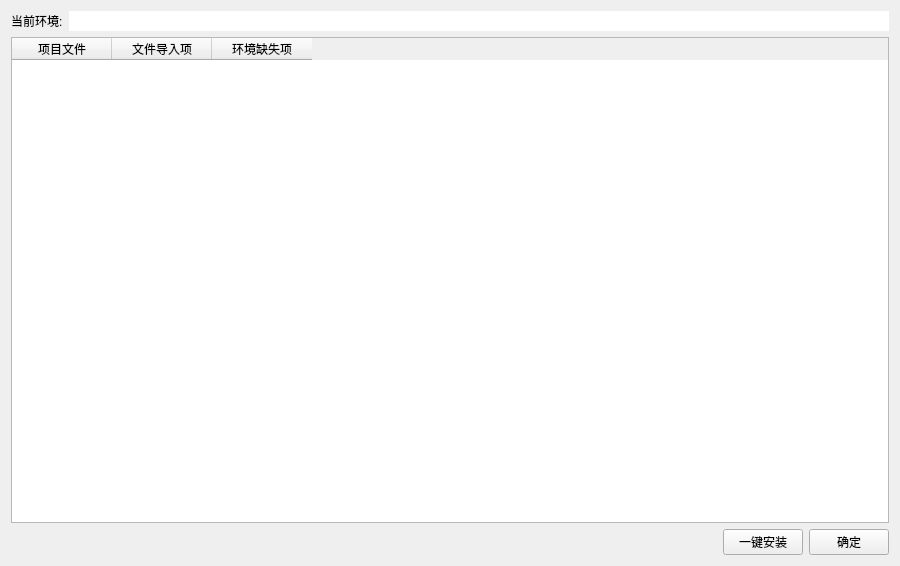
<?xml version="1.0" encoding="UTF-8"?>
<ui version="4.0">
 <class>check_imports</class>
 <widget class="QWidget" name="check_imports">
  <property name="windowModality">
   <enum>Qt::ApplicationModal</enum>
  </property>
  <property name="geometry">
   <rect>
    <x>0</x>
    <y>0</y>
    <width>900</width>
    <height>566</height>
   </rect>
  </property>
  <property name="font">
   <font>
    <family>Microsoft YaHei UI</family>
   </font>
  </property>
  <property name="windowTitle">
   <string>导入项检查</string>
  </property>
  <layout class="QHBoxLayout" name="horizontalLayout_3">
   <item>
    <layout class="QVBoxLayout" name="verticalLayout_2">
     <item>
      <layout class="QHBoxLayout" name="horizontalLayout_2" stretch="0,9">
       <item>
        <widget class="QLabel" name="label">
         <property name="text">
          <string>当前环境:</string>
         </property>
        </widget>
       </item>
       <item>
        <widget class="QLineEdit" name="le_cip_cur_env">
         <property name="frame">
          <bool>false</bool>
         </property>
         <property name="readOnly">
          <bool>true</bool>
         </property>
        </widget>
       </item>
      </layout>
     </item>
     <item>
      <layout class="QVBoxLayout" name="verticalLayout">
       <item>
        <widget class="QTableWidget" name="tw_missing_imports">
         <property name="editTriggers">
          <set>QAbstractItemView::NoEditTriggers</set>
         </property>
         <property name="selectionMode">
          <enum>QAbstractItemView::NoSelection</enum>
         </property>
         <attribute name="horizontalHeaderHighlightSections">
          <bool>false</bool>
         </attribute>
         <attribute name="verticalHeaderHighlightSections">
          <bool>false</bool>
         </attribute>
         <column>
          <property name="text">
           <string>项目文件</string>
          </property>
         </column>
         <column>
          <property name="text">
           <string>文件导入项</string>
          </property>
         </column>
         <column>
          <property name="text">
           <string>环境缺失项</string>
          </property>
         </column>
        </widget>
       </item>
       <item>
        <layout class="QHBoxLayout" name="horizontalLayout">
         <item>
          <spacer name="horizontalSpacer">
           <property name="orientation">
            <enum>Qt::Horizontal</enum>
           </property>
           <property name="sizeHint" stdset="0">
            <size>
             <width>40</width>
             <height>20</height>
            </size>
           </property>
          </spacer>
         </item>
         <item>
          <widget class="QPushButton" name="pb_install_all_missing">
           <property name="toolTip">
            <string>一键安装该环境所有缺失的项目导入项。
注意，当缺失的导入项无法在该环境安装时，不会有错误提示。</string>
           </property>
           <property name="text">
            <string>一键安装</string>
           </property>
          </widget>
         </item>
         <item>
          <widget class="QPushButton" name="pb_confirm">
           <property name="toolTip">
            <string>什么都不做，关闭窗口并返回。</string>
           </property>
           <property name="text">
            <string>确定</string>
           </property>
          </widget>
         </item>
        </layout>
       </item>
      </layout>
     </item>
    </layout>
   </item>
  </layout>
 </widget>
 <resources/>
 <connections/>
</ui>
